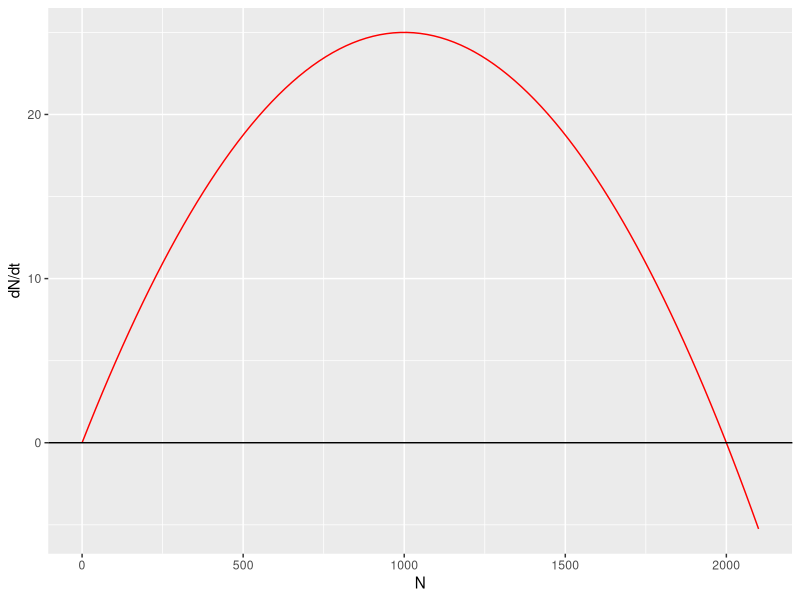
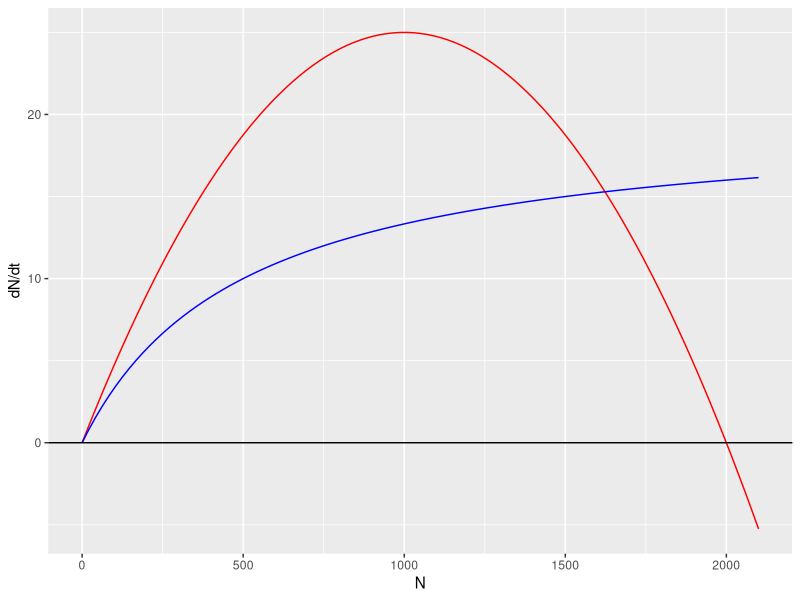
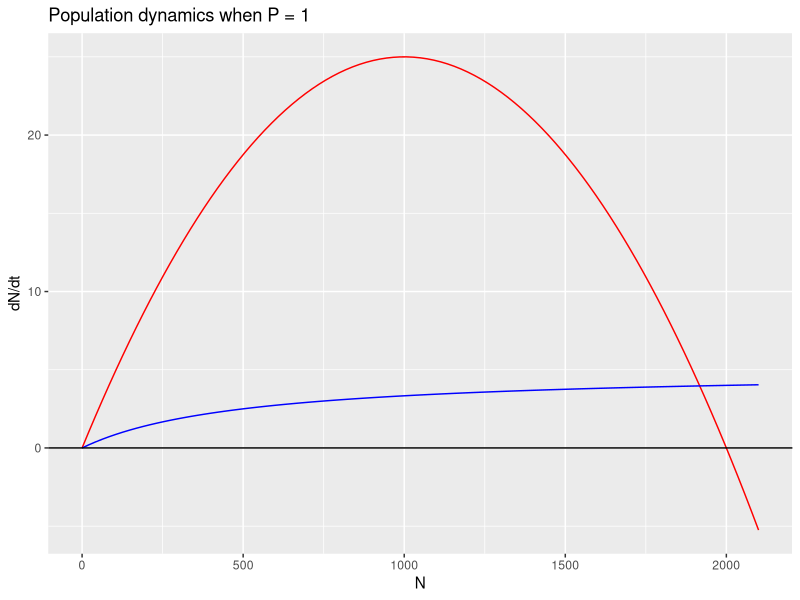
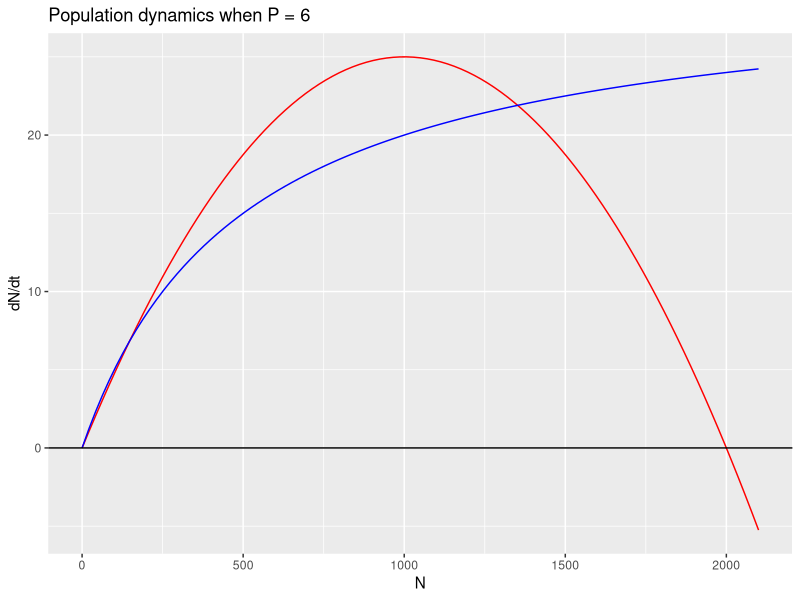

The R source for these figures, in order:
## ---- chunk 1
knitr::opts_chunk$set(echo = TRUE)
## ---- chunk 2
library(tidyverse) #loading the tidyverse package


## ---- chunk 3
# plotting the function

#loading the variables of the function
r <- 0.05
K <- 2000
P <- 4
a <- 0.01
h <- 0.2
f <- function(N) r * N * (1 - N/K) # Here is defined the function

fun <- ggplot(data.frame(N = 0:2100), aes(x = N)) +
  stat_function(fun = f, color ="red") +
  geom_hline(yintercept = 0) +
  ylab("dN/dt")

fun
## ---- chunk 4

fp <- function(N) P * ((a * N)/(1 + a * h * N)) #This defines the hunting rate

fun_p <- ggplot(data.frame(N = 0:2100), aes(x = N)) +
  stat_function(fun = f, color ="red") +
  stat_function(fun = fp, color = "blue") +
  geom_hline(yintercept = 0) +
  ylab("dN/dt")

fun_p

## ---- chunk 5
P <-1 #This will set the P value to 1 for the following function

fun_p1 <- ggplot(data.frame(N = 0:2100), aes(x = N)) +
  stat_function(fun = f, color ="red") +
  stat_function(fun = fp, color = "blue") +
  geom_hline(yintercept = 0) +
  ylab("dN/dt") +
  ggtitle("Population dynamics when P = 1")

fun_p1

P <- 6 #This will set the P value to 6 for the following function

fun_p6 <- ggplot(data.frame(N = 0:2100), aes(x = N)) +
  stat_function(fun = f, color ="red") +
  stat_function(fun = fp, color = "blue") +
  geom_hline(yintercept = 0) +
  ylab("dN/dt") +
  ggtitle("Population dynamics when P = 6")

fun_p6

